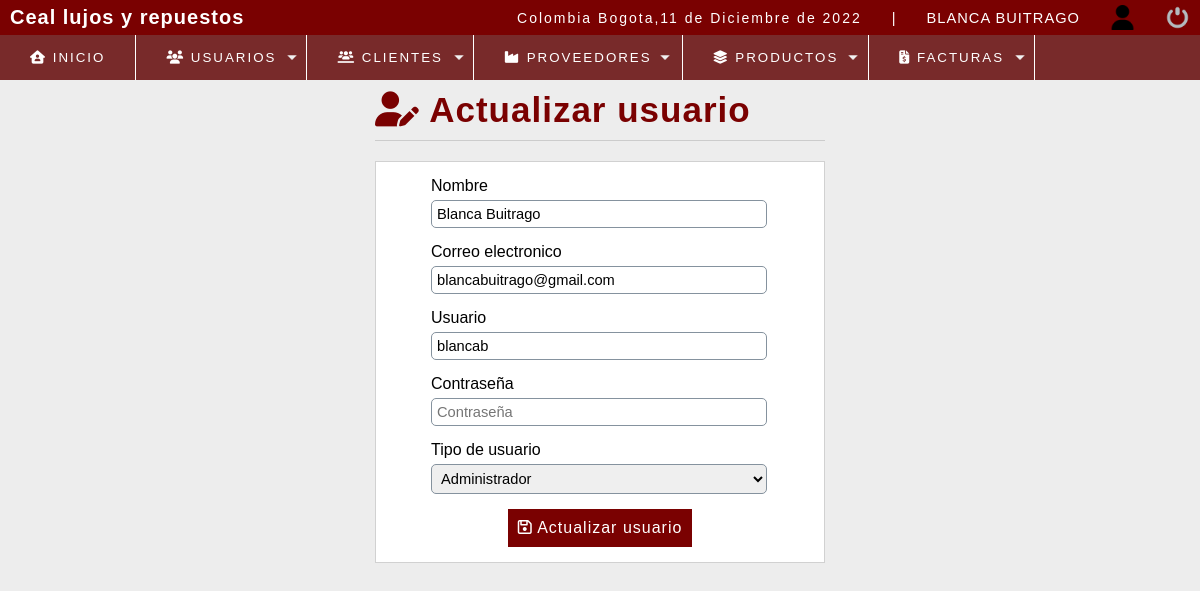
Page /estructura/editar_usuario.php?id=3 (signed in) on the committed database.
### tables this page shows
CREATE TABLE `usuario` (
  `idusuario` int(11) NOT NULL,
  `nombre` varchar(50) DEFAULT NULL,
  `correo` varchar(100) DEFAULT NULL,
  `usuario` varchar(15) DEFAULT NULL,
  `clave` varchar(100) DEFAULT NULL,
  `rol` int(11) DEFAULT NULL
);

CREATE TABLE `rol` (
  `idrol` int(11) NOT NULL,
  `rol` varchar(20) DEFAULT NULL
);

### estructura/editar_usuario.php (the view, shortened to what this page needs)
<?php
include "../conexion.php";
$iduser=$_GET['id'];
$sql=mysqli_query($conection,"SELECT u.idusuario, u.nombre, u.correo,
             u.usuario,(u.rol) as idrol, (r.rol) as rol
            FROM usuario u
            INNER JOIN rol r
            ON u.rol = r.idrol
            WHERE idusuario=$iduser");
$result_sql=mysqli_num_rows($sql);
if($result_sql == 0){
    header('location: lista_usuarios.php');
}else{
      $option = '';
       while($data =mysqli_fetch_array($sql)){
        $nombre=$data['nombre'];
        $correo=$data['correo'];
        $usuario=$data['usuario'];
        $idrol=$data['idrol'];
        $rol=$data['rol'];
        if($idrol == 1){
            $option='<option value="'.$idrol.'"select>'.$rol.'</option>';
        }
}
}
?>
<!DOCTYPE html>
<html lang="en">
<head>
	<?php include "includes/scripts.php";?>
</head>
<body>
<?php include "includes/header.php";?>
	<section id="container">
		<div class="form_register">
            <h1><i class="fa-solid fa-user-pen"></i> Actualizar usuario</h1>
            <hr>
            <form action="" method="post">
            <label for="nombre">Nombre</label>
            <input type="text" name= "nombre" id="nombre" placeholder="Nombre completo" value="<?php echo $nombre; ?>">
            <label for="correo">Correo electronico</label>
            <input type="email" name= "correo" id="nombre" placeholder="Correo electronico" value="<?php echo $correo; ?>">
            <label for="usuario">Usuario</label>
            <input type="text" readonly="readonly"name= "usuario" id="usuario" placeholder="Usuario" value="<?php echo $usuario; ?>">
            <label for="contraseña">Contraseña</label>
            <input type="password" name= "clave" id="clave" placeholder="Contraseña">
            <label for="rol">Tipo de usuario</label>
            <select name="rol" id="rol" class="notItemOne">
                <?php
                  echo  $option;
                ?>
            </select>
            <button type="submit" class="btn_save"><i class="fa-regular fa-floppy-disk"></i> Actualizar usuario</button>
            </form>
        </div>
	</section>
</body>
</html>

### estructura/css/estilos1.css (style rules this page uses)
:root { --fuente: 'Quicksand', sans-serif; }
* { margin: 0; padding: 0; box-sizing: border-box; }
body { background: #ededed; font-family: var(--fuente); }
h1, h2, h3, h4, h5, h6 { letter-spacing: 1px; }
h1 { font-size: 20px; }
#container { padding: 90px 15px 15px; }
.form_register { width: 450px; margin: auto; }
.form_register h1 { color: #7A0101; }
hr { border: 0; background: #ccc; height: 1px; margin: 10px 0; display: block; }
form { background: #fff; margin: auto; padding: 20px, 50px; border: 1px solid #d1d1d1; }
label { display: block; font-size: 12pt; font-family: var(--fuente); margin: 15px auto 5px 55px; }
input, select { display: block; width: 75%; font-size: 11pt; padding: 5px; margin: 0 0 0 55px; border: 1px solid #85929e; border-radius: 5px; }
.notItemOne option:first-child { display: none; }
.btn_save { display: block; font-size: 12pt; background: #7A0101; padding: 10px; color: #fff; letter-spacing: 1px; border: 0; cursor: pointer; margin: 15px auto; }
#container h1 { font-size: 35px; display: inline-block; }

### rows in the picture
usuario: nombre "Blanca Buitrago", correo "blancabuitrago@gmail.com", usuario "blancab", rol "Administrador"

### other values in the picture
fecha() "11 de Diciembre de 2022"
$_SESSION['nombre'] "BLANCA BUITRAGO"
